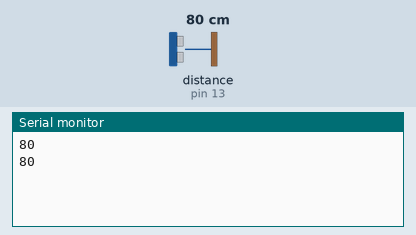
Recording of a sketch running on a simulated Arduino Uno, built with avr-gcc and run on an emulated ATmega328P. Shown: the last lines printed to the serial monitor. The test bench sets the inputs (shaded band); at power-on: distance to the obstacle (sensor on pin 13) 80 cm. The echo pulse lasts 58.3 µs per cm.

Above: at 4.8 s.
4.9 s: distance to the obstacle (sensor on pin 13) set to 2 cm
At 9.1 s:
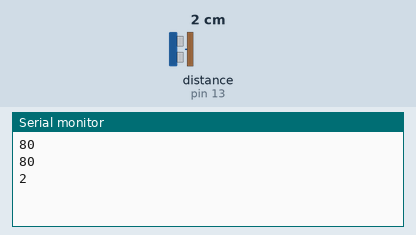
9.9 s: distance to the obstacle (sensor on pin 13) set to 4 cm
At 13.4 s:
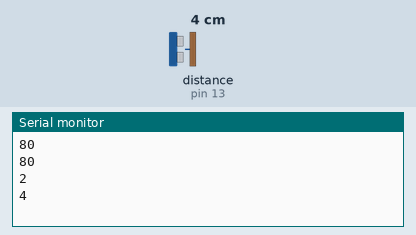
Timing chart, 0 to 14.9 s (numbered marks = the images above; inputs shaded):
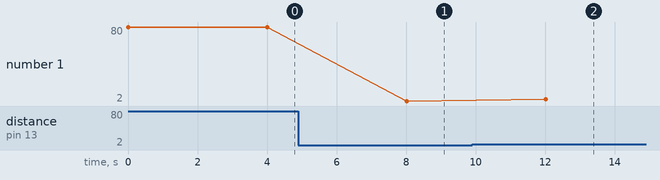

The sketch:

source_code.ino
```cpp
#include <Ultrasonic.h>/* library to access the function distance read*/

 Ultrasonic ultrasonic(12, 13);/*trig-12,echo-13*/

 void setup() {/* setting up the sensor to work*/

  Serial.begin(9600); /* initializing the frequency to run the sensor*/

  }

 void loop() {/* initializing the loop*/

 Serial.println(ultrasonic.distanceRead());/* prints the distance measure by the sensor on the serial monitor also transmits these values to the bolt wifi module*/

  delay (4000) ;/* time taken between two consecutive readings*/

}
```

Measured:
- after the input at 4.9 s, the serial monitor: prints a new line after 3.1 s (image 1)
- after the input at 9.9 s, the serial monitor: prints a new line after 2.1 s (image 2)
- plotted number 1: 80 → 2 after the input at 4.9 s, 2 → 4 after the input at 9.9 s
